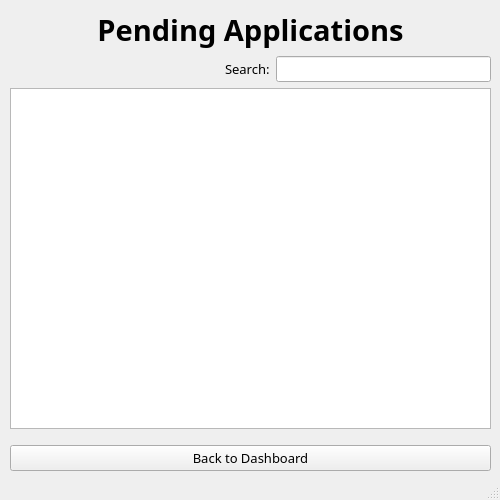
<?xml version="1.0" encoding="UTF-8"?>
<ui version="4.0">
 <class>MainWindow</class>
 <widget class="QMainWindow" name="MainWindow">
  <property name="geometry">
   <rect>
    <x>0</x>
    <y>0</y>
    <width>500</width>
    <height>500</height>
   </rect>
  </property>
  <property name="font">
   <font>
    <family>IBM Plex Sans</family>
    <pointsize>10</pointsize>
   </font>
  </property>
  <property name="windowTitle">
   <string>Pending Applications</string>
  </property>
  <widget class="QWidget" name="centralwidget">
   <widget class="QWidget" name="verticalLayoutWidget">
    <property name="geometry">
     <rect>
      <x>10</x>
      <y>10</y>
      <width>481</width>
      <height>461</height>
     </rect>
    </property>
    <layout class="QVBoxLayout" name="vLayout_pendingApplications">
     <item>
      <widget class="QLabel" name="label_pendinApplications">
       <property name="font">
        <font>
         <pointsize>22</pointsize>
         <weight>75</weight>
         <bold>true</bold>
        </font>
       </property>
       <property name="text">
        <string>Pending Applications</string>
       </property>
       <property name="alignment">
        <set>Qt::AlignCenter</set>
       </property>
      </widget>
     </item>
     <item>
      <layout class="QHBoxLayout" name="horizontalLayout">
       <item>
        <spacer name="hSpacer_1">
         <property name="orientation">
          <enum>Qt::Horizontal</enum>
         </property>
         <property name="sizeHint" stdset="0">
          <size>
           <width>40</width>
           <height>20</height>
          </size>
         </property>
        </spacer>
       </item>
       <item>
        <widget class="QLabel" name="label_search">
         <property name="text">
          <string>Search:</string>
         </property>
        </widget>
       </item>
       <item>
        <widget class="QLineEdit" name="line_searchBar"/>
       </item>
      </layout>
     </item>
     <item>
      <widget class="QTableView" name="tbl_pendingApplications">
       <property name="font">
        <font>
         <family>IBM Plex Sans</family>
         <pointsize>10</pointsize>
        </font>
       </property>
      </widget>
     </item>
     <item>
      <spacer name="vSpacer_1">
       <property name="orientation">
        <enum>Qt::Vertical</enum>
       </property>
       <property name="sizeType">
        <enum>QSizePolicy::Minimum</enum>
       </property>
       <property name="sizeHint" stdset="0">
        <size>
         <width>20</width>
         <height>10</height>
        </size>
       </property>
      </spacer>
     </item>
     <item>
      <widget class="QPushButton" name="btn_backToDashboard">
       <property name="text">
        <string>Back to Dashboard</string>
       </property>
      </widget>
     </item>
    </layout>
   </widget>
  </widget>
  <widget class="QStatusBar" name="statusbar"/>
 </widget>
 <resources/>
 <connections/>
</ui>
